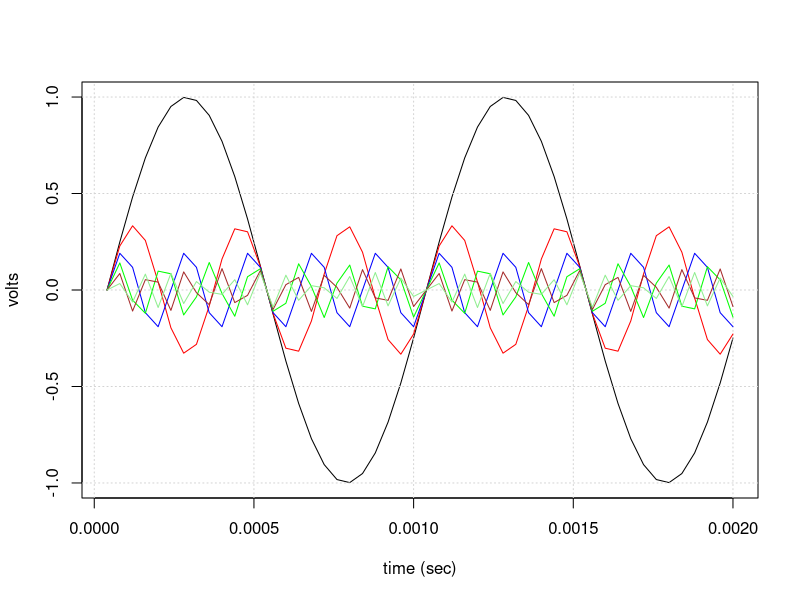
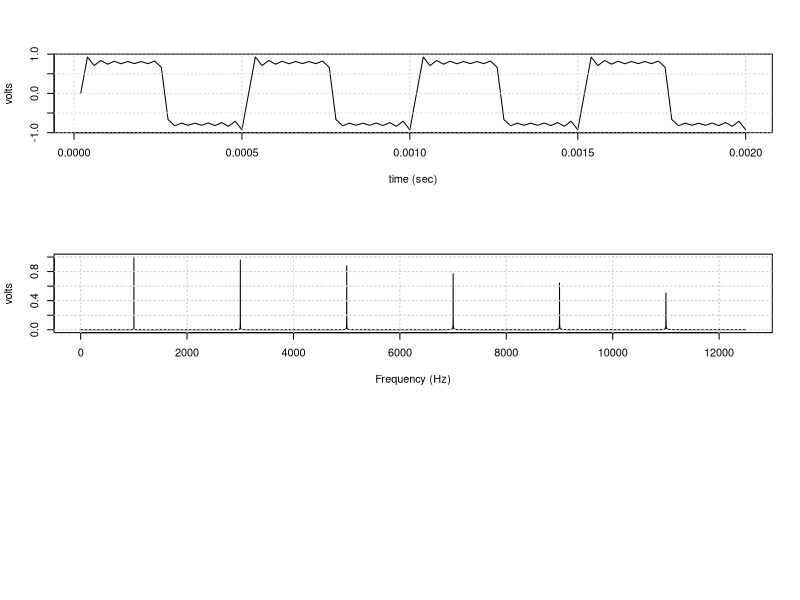

Here is the R script that generated these plots, in order:
fo=1000                        #fundamental frequency
w=2*pi*fo                      # radians per sec
fs=25000                       # Sample Frequency
ts=1/fs
t=seq(0,1,1/fs)
# for external data read sample data into x  i.e. x<-read.csv("xxx.csv")
#x=sin(w*t)
x=0
n=1:50
x1=sin(w*t)
x2=(1/3)*sin(3*w*t)
x3=(1/5)*sin(5*w*t)
x4=(1/7)*sin(7*w*t)
x5=(1/9)*sin(9*w*t)
x6=(1/11)*sin(11*w*t)

x=x1+x2+x3+x4+x5+x6

plot(n*ts,x1[n],"l",xlab="time (sec)",ylab="volts")
grid()

lines(n*ts,x2[n],"l",col="red")
lines(n*ts,x3[n],"l",col="blue")
lines(n*ts,x4[n],"l",col="green")
lines(n*ts,x5[n],"l",col="brown")
lines(n*ts,x6[n],"l",col="lightgreen")

# x=sin(w*t)+(1/3)*sin(3*w*t)+(1/5)*sin(5*w*t)+(1/7)*sin(7*w*t)+(1/9)*sin(9*w*t)+(1/11)*sin(11*w*t)                    # signal to be sampled
# pcf=2/(as.integer(length(x))/2)   # power correction factor
pcf=.0006399942
fcf=fs/(as.integer(length(x))) #Frequency correction factor
par(mfrow=c(3,1))
n=1:100
plot(n*1/fo/50,x[n],"l",xlab="time (sec)",ylab="volts")  #plots signal volts against time
grid()
a=abs(Re(fft(x)))
m=as.integer(length(a)/2)
ft=1:m
plot(ft,((a[ft])*pcf),"l",xlab="Frequency (Hz)",ylab="volts")  #plots power against frequency
grid()

# plot(ft,20*log10(((a[ft])*pcf)/.223),"l",xlab="Frequency (Hz)",ylab="Dbm")  #plots Dbm against frequency
grid()
